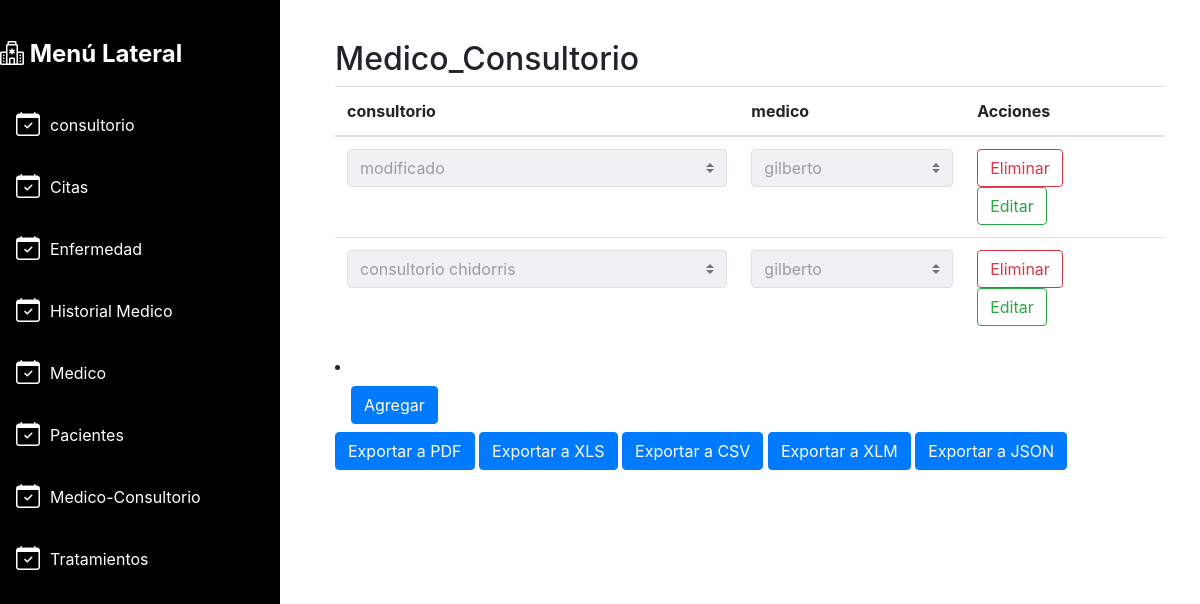
Page /ProyectoFinal/medicoconsultoriortabla.php on the committed database.
### tables this page shows
CREATE TABLE `relacion_medico_consultorio` (
  `idmedicoconsultorio` int(11) NOT NULL,
  `id_medico` int(11) DEFAULT NULL,
  `id_consultorio` int(11) DEFAULT NULL,
  `estatus` bit(1) DEFAULT b'1'
);

CREATE TABLE `consultorio` (
  `id_consultorio` int(11) NOT NULL,
  `direccion` varchar(255) NOT NULL,
  `telefono` varchar(15) NOT NULL,
  `nombre` varchar(250) NOT NULL,
  `horario` varchar(150) NOT NULL,
  `estatus` bit(1) DEFAULT b'1'
);

CREATE TABLE `medico` (
  `id_medico` int(11) NOT NULL,
  `nombre` varchar(255) NOT NULL,
  `apellidos` varchar(255) NOT NULL,
  `especialidad` varchar(255) NOT NULL,
  `Experiencia` varchar(150) NOT NULL,
  `estatus` bit(1) DEFAULT b'1'
);

### ProyectoFinal/medicoconsultoriortabla.php (the view, shortened to what this page needs)
<!DOCTYPE html>
<html lang="es">
<head>
  <link rel="stylesheet" href="https://maxcdn.bootstrapcdn.com/bootstrap/4.5.2/css/bootstrap.min.css">
  <link rel="stylesheet" href="https://cdn.jsdelivr.net/npm/bootstrap-icons@1.10.2/font/bootstrap-icons.css">
</head>
<body>
  <div class="container-fluid">
    <div class="row">
      <div class="col-md-3">
        <div class="sidebar">
          <h3 class="logo">
            <i class="bi bi-hospital"></i>
            Menú Lateral
          </h3>
          <ul class="nav flex-column">
            <li class="nav-item">
              <a href="consultoriotabla.php" class="nav-link">
                <i class="bi bi-calendar-check"></i>
                <span class="text-white fw-bold">consultorio</span>
              </a>
            </li>
            <li class="nav-item">
              <a href="citatabla.php" class="nav-link">
                <i class="bi bi-calendar-check"></i>
                <span class="text-white fw-bold">Citas</span>
              </a>
            </li>
            <li class="nav-item">
              <a href="enferemedadtabla.php" class="nav-link">
                <i class="bi bi-calendar-check"></i>
                <span class="text-white fw-bold">Enfermedad</span>
              </a>
            </li>
            <li class="nav-item">
              <a href="hitorialmedicotabla.php" class="nav-link">
                <i class="bi bi-calendar-check"></i>
                <span class="text-white fw-bold">Historial Medico</span>
              </a>
            </li>
            <li class="nav-item">
              <a href="medicotabla.php" class="nav-link">
                <i class="bi bi-calendar-check"></i>
                <span class="text-white fw-bold">Medico</span>
              </a>
            </li>
            <li class="nav-item">
              <a href="pacientetabla.php" class="nav-link">
                <i class="bi bi-calendar-check"></i>
                <span class="text-white fw-bold">Pacientes</span>
              </a>
            </li>
            <li class="nav-item">
              <a href="medicoconsultoriortabla.php" class="nav-link">
                <i class="bi bi-calendar-check"></i>
                <span class="text-white fw-bold">Medico-Consultorio</span>
              </a>
            </li>
            <li class="nav-item">
              <a href="tratamientotabla.php" class="nav-link">
                <i class="bi bi-calendar-check"></i>
                <span class="text-white fw-bold">Tratamientos</span>
              </a>
            </li>
          </ul>
        </div>
      </div>
      <div class="col-md-9">
        <div class="content">
          <div class="table-container active" id="tabla1">
            <h2>Medico_Consultorio</h2>
            <table class="table">
              <thead>
                <tr>
                  <th>consultorio</th>
                  <th>medico</th>
                  <th>Acciones</th>
                </tr>
              </thead>
              <tbody>
              <?php
require_once('config.php');
$conexion = new mysqli($servername, $username, $password, $dbname);
$consulta = "SELECT idmedicoconsultorio,id_medico,id_consultorio FROM relacion_medico_consultorio WHERE estatus = 1";
$resultados = $conexion->query($consulta);
while ($fila = mysqli_fetch_assoc($resultados)) {
  echo "<tr>";
  $consultaPacientes = "SELECT id_consultorio, nombre FROM consultorio";
  $resultadoPacientes = $conexion->query($consultaPacientes);
  echo '<td>
          <select name="paciente" class="custom-select" disabled>';
  while ($filaPaciente = mysqli_fetch_assoc($resultadoPacientes)) {
    echo '<option value="' . $filaPaciente['id_consultorio'] . '"';
    if ($filaPaciente['id_consultorio'] == $fila['id_consultorio']) {
      echo ' selected';
    }
    echo '>' . $filaPaciente['nombre'] . '</option>';
  }
  echo '</select>
    </td>';
  $consultaMedicos = "SELECT id_medico, nombre FROM medico";
  $resultadoMedicos = $conexion->query($consultaMedicos);
  echo '<td>
          <select name="medico" class="custom-select" disabled>';
  while ($filaMedico = mysqli_fetch_assoc($resultadoMedicos)) {
    echo '<option value="' . $filaMedico['id_medico'] . '"';
    if ($filaMedico['id_medico'] == $fila['id_medico']) {
      echo ' selected';
    }
    echo '>' . $filaMedico['nombre'] . '</option>';
  }
  echo '</select>
     </td>';
  echo '<td>
          <form action="confirmareliminarmedicoconsultorio.php" method="POST">
            <input type="hidden" name="id" value="' . $fila['idmedicoconsultorio'] . '">
            <button type="submit" class="btn btn-danger btn-eliminar">Eliminar</button>
          </form>
          <a href="editardiseñomedicoconsultorio.php?id=' . $fila['idmedicoconsultorio'] . '" class="btn btn-success btn-editar">Editar</a>
        </td>';
  echo '</tr>';
}
?>
              </tbody>
            </table>
            <li class="nav-item">
              <a href="diseñoinsertarmedicoconsultorio.php" class="nav-link">
                <span class="text-black fw-bold btn btn-primary">Agregar</span>
              </a>
              <a href="exportar_pdfmedicoconsultorio.php" target="_blank" class="btn btn-primary">Exportar a PDF</a>
<a href="exportar_xlsmeedicoconsultorio.php" target="_blank" class="btn btn-primary">Exportar a XLS</a>
<a href="exportar_csvmedicoconsultorio.php" target="_blank" class="btn btn-primary">Exportar a CSV</a>
<a href="exportar_xlmpaciente.php" target="_blank" class="btn btn-primary">Exportar a XLM</a>
<a href="exportar_jasonpaciente.php" target="_blank" class="btn btn-primary">Exportar a JSON</a>
            </li>
          </div>
        </div>
      </div>
    </div>
  </div>
</body>
</html>

### ProyectoFinal/medicoconsultoriortabla.php (style rules this page uses)
.btn-success { background-color: #c3e6cb; color: #155724; transition: background-color 0.3s ease; }
.btn-eliminar { background-color: white; color: #dc3545; transition: background-color 0.3s ease; }
.btn-editar { background-color: white; color: #28a745; transition: background-color 0.3s ease; border: 1px solid #28a745; }
body { background-color: #ffffff; }
.sidebar { background-color: #000000; padding: 20px; min-height: 100vh; position: relative; left: -20px; }
.sidebar .logo { color: #fff; font-size: 24px; font-weight: bold; margin-bottom: 30px; }
.sidebar .nav-link { color: #fff; transition: all 0.3s ease-in-out; display: flex; align-items: center; margin-bottom: 10px; }
.sidebar .nav-link .bi { margin-right: 10px; font-size: 24px; }
.content { padding: 20px; }
.table-container { display: none; }
.table-container.active { display: block; }
.col-md-3 { background-color: #000000; padding: 20px; min-height: 100vh; position: relative; left: -20px; }

### rows in the picture
relacion_medico_consultorio: paciente "modificado", medico "gilberto"
relacion_medico_consultorio: paciente "consultorio chidorris", medico "gilberto"
